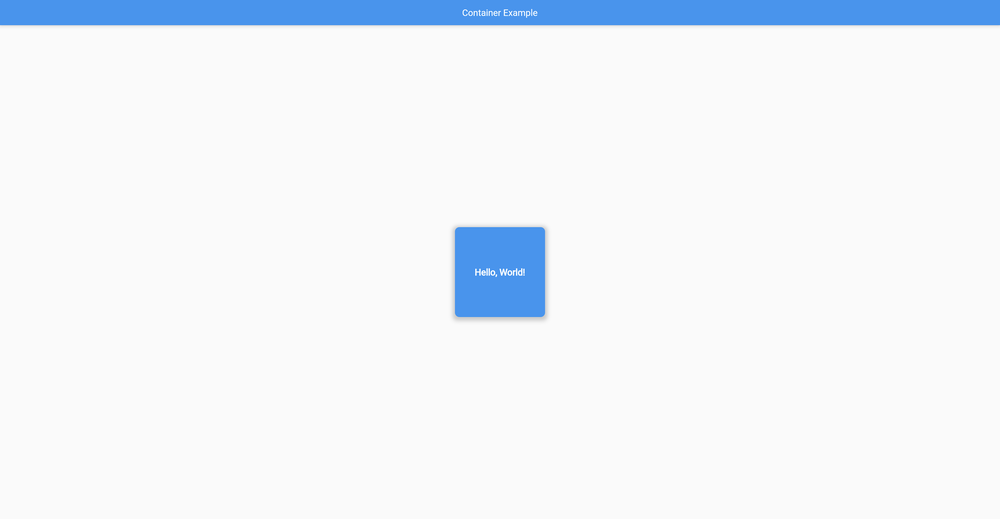
#> input picture answer_folder/answer_1 copy 2/1_1.png, 1000 x 519 px, shrunk from 4440 x 2306 before the run; its folder holds only this picture in this run
$ python -i cropImage.py   (imports and definitions only)
#> lines starting #> are read from the running program, lines starting #| are printed output that depends on the picture
import os
import cv2

def crop_black_border(image_path, output_folder):
    # Read the image
#> called with image_path = 'answer_folder/answer_1 copy 2/1_1.png', output_folder = 'out.png'
    image = cv2.imread(image_path)
#> image is the input picture: shape (519, 1000, 3); mean B, G, R 248.9, 243.3, 238.6

    # Convert image to grayscale
    gray = cv2.cvtColor(image, cv2.COLOR_BGR2GRAY)
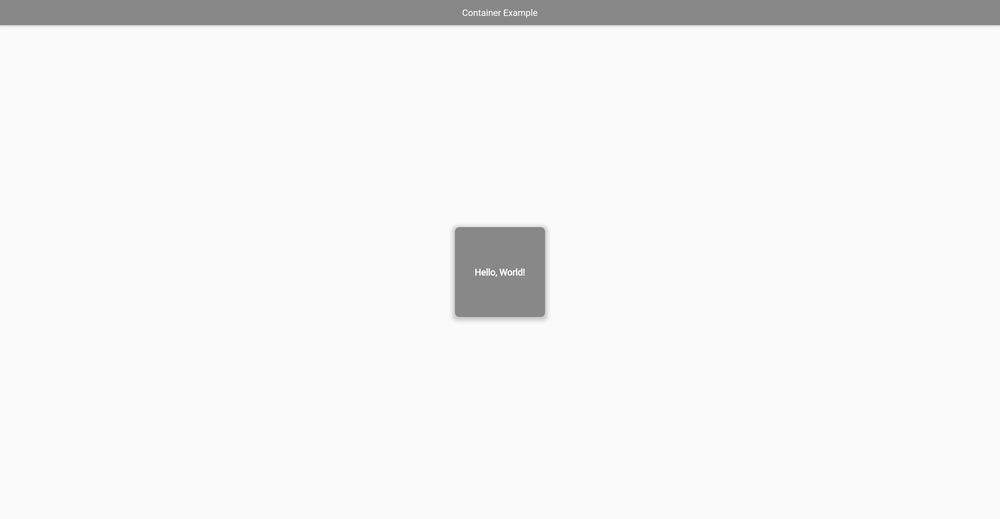
#> gray: shape (519, 1000); min 114, max 255, mean 242.6

    # Find contours
    contours, _ = cv2.findContours(gray, cv2.RETR_EXTERNAL, cv2.CHAIN_APPROX_SIMPLE)
#> contours = [[[0, 0], [0, 518], [999, 518], [999, 0]]]

    # Get the largest contour
    largest_contour = max(contours, key=cv2.contourArea)
#> largest_contour = [[0, 0], [0, 518], [999, 518], [999, 0]]

    # Get bounding box of the largest contour
    x, y, w, h = cv2.boundingRect(largest_contour)
#> x = 0; y = 0; w = 1000; h = 519

    # Crop the image
    cropped_image = image[y:y+h, x:x+w]

    # Create output folder if it doesn't exist
    if not os.path.exists(output_folder):
        os.makedirs(output_folder)

    # Save cropped image
    output_path = os.path.join(output_folder, os.path.basename(image_path))
    cv2.imwrite(output_path, cropped_image)

def crop_black_borders_in_folder(input_folder, output_folder):
    # Iterate through all images in the input folder
    for filename in os.listdir(input_folder):
        if filename.endswith(('.jpg', '.jpeg', '.png', '.bmp')):
            image_path = os.path.join(input_folder, filename)
            crop_black_border(image_path, output_folder)

# Example usage
input_folder = '/Users/soethandara/Desktop/Flutter/UITest/exercise/exercise1/Original/'
output_folder = '/Users/soethandara/Desktop/Flutter/UITest/exercise/exercise1/Crop/'
# [1 line not run here, left out]

>>> result = crop_black_border('answer_folder/answer_1 copy 2/1_1.png', 'out.png')
